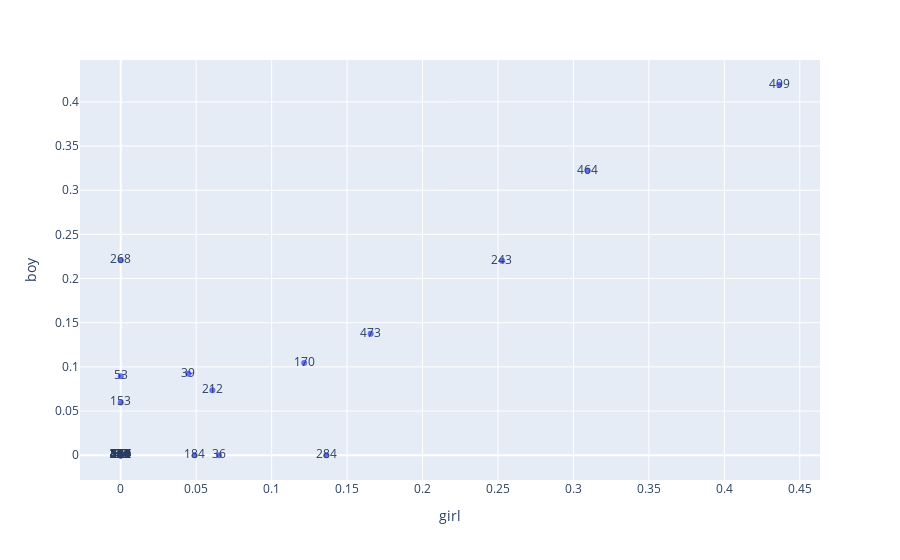
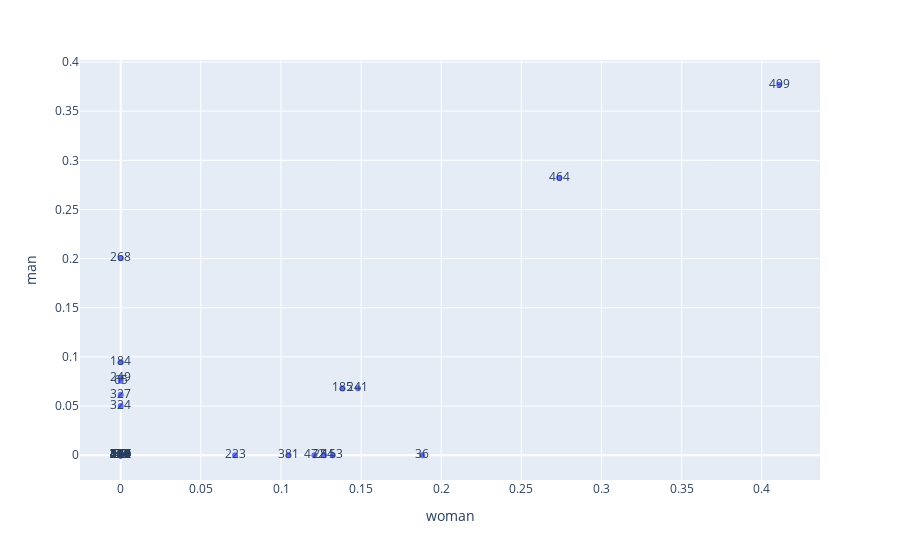
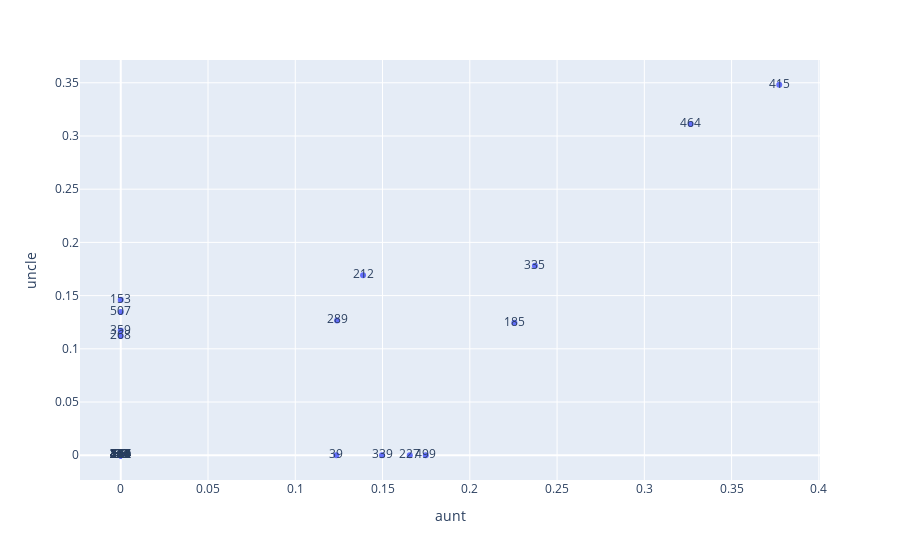

Notebook cell for these charts, in order:
### Code cell
fig = px.scatter(wide_df, x=" girl", y=" boy", hover_name=wide_df.index, text=wide_df.index)
fig.show()

fig = px.scatter(wide_df, x=" woman", y=" man", hover_name=wide_df.index, text=wide_df.index)
fig.show()

fig = px.scatter(wide_df, x=" aunt", y=" uncle", hover_name=wide_df.index, text=wide_df.index)
fig.show()

### Figure 1 — Plotly figure (JSON) as saved in the notebook; plotly's stock layout.template omitted (floating-point values rounded to 4 significant figures)
{"data": [{"hovertemplate": "<b>%{hovertext}</b><br><br> girl=%{x}<br> boy=%{y}<br>Index=%{text}<extra></extra>", "hovertext": [5, 30, 36, 39, 53, 58, 65, 82, 105, 130, 134, 153, 166, 170, 171, 184, 185, 188, 189, 212, 220, 222, 223, 227, 241, 243, 249, 268, 277, 284, 289, 296, 306, 317, 324, 327, 335, 339, 359, 381, 383, 402, 403, 415, 430, 442, 464, 472, 473, 482, 499, 507], "legendgroup": "", "marker": {"color": "#636efa", "symbol": "circle"}, "mode": "markers+text", "name": "", "orientation": "v", "showlegend": false, "text": [5, 30, 36, 39, 53, 58, 65, 82, 105, 130, 134, 153, 166, 170, 171, 184, 185, 188, 189, 212, 220, 222, 223, 227, 241, 243, 249, 268, 277, 284, 289, 296, 306, 317, 324, 327, 335, 339, 359, 381, 383, 402, 403, 415, 430, 442, 464, 472, 473, 482, 499, 507], "type": "scatter", "x": [0, 0, 0.06506, 0.04484, 0, 0, 0, 0, 0, 0, 0, 0, 0, 0.1216, 0, 0.04896, 0, 0, 0, 0.06068, 0, 0, 0, 0, 0, 0.2526, 0, 0, 0, 0.1362, 0, 0, 0, 0, 0, 0, 0, 0, 0, 0, 0, 0, 0, 0, 0, 0, 0.3094, 0, 0.1656, 0, 0.4364, 0], "xaxis": "x", "y": [0, 0, 0, 0.09224, 0.08941, 0, 0, 0, 0, 0, 0, 0.05978, 0, 0.1043, 0, 0, 0, 0, 0, 0.07347, 0, 0, 0, 0, 0, 0.2201, 0, 0.2207, 0, 0, 0, 0, 0, 0, 0, 0, 0, 0, 0, 0, 0, 0, 0, 0, 0, 0, 0.3222, 0, 0.1376, 0, 0.4194, 0], "yaxis": "y"}], "layout": {"legend": {"tracegroupgap": 0}, "margin": {"t": 60}, "xaxis": {"anchor": "y", "domain": [0, 1], "title": {"text": " girl"}}, "yaxis": {"anchor": "x", "domain": [0, 1], "title": {"text": " boy"}}}}

### Figure 2 — Plotly figure (JSON) as saved in the notebook; plotly's stock layout.template omitted (floating-point values rounded to 4 significant figures)
{"data": [{"hovertemplate": "<b>%{hovertext}</b><br><br> woman=%{x}<br> man=%{y}<br>Index=%{text}<extra></extra>", "hovertext": [5, 30, 36, 39, 53, 58, 65, 82, 105, 130, 134, 153, 166, 170, 171, 184, 185, 188, 189, 212, 220, 222, 223, 227, 241, 243, 249, 268, 277, 284, 289, 296, 306, 317, 324, 327, 335, 339, 359, 381, 383, 402, 403, 415, 430, 442, 464, 472, 473, 482, 499, 507], "legendgroup": "", "marker": {"color": "#636efa", "symbol": "circle"}, "mode": "markers+text", "name": "", "orientation": "v", "showlegend": false, "text": [5, 30, 36, 39, 53, 58, 65, 82, 105, 130, 134, 153, 166, 170, 171, 184, 185, 188, 189, 212, 220, 222, 223, 227, 241, 243, 249, 268, 277, 284, 289, 296, 306, 317, 324, 327, 335, 339, 359, 381, 383, 402, 403, 415, 430, 442, 464, 472, 473, 482, 499, 507], "type": "scatter", "x": [0, 0, 0.1881, 0, 0, 0, 0, 0, 0, 0, 0, 0.1323, 0, 0, 0, 0, 0.1383, 0, 0, 0, 0, 0, 0.07132, 0, 0.148, 0, 0, 0, 0, 0.1268, 0, 0, 0, 0, 0, 0, 0, 0, 0, 0.1046, 0, 0, 0, 0, 0, 0, 0.2736, 0.1208, 0, 0, 0.4109, 0], "xaxis": "x", "y": [0, 0, 0, 0, 0, 0, 0.07579, 0, 0, 0, 0, 0, 0, 0, 0, 0.09457, 0.06796, 0, 0, 0, 0, 0, 0, 0, 0.06822, 0, 0.07871, 0.2004, 0, 0, 0, 0, 0, 0, 0.05017, 0.06152, 0, 0, 0, 0, 0, 0, 0, 0, 0, 0, 0.2819, 0, 0, 0, 0.3768, 0], "yaxis": "y"}], "layout": {"legend": {"tracegroupgap": 0}, "margin": {"t": 60}, "xaxis": {"anchor": "y", "domain": [0, 1], "title": {"text": " woman"}}, "yaxis": {"anchor": "x", "domain": [0, 1], "title": {"text": " man"}}}}

### Figure 3 — Plotly figure (JSON) as saved in the notebook; plotly's stock layout.template omitted (floating-point values rounded to 4 significant figures)
{"data": [{"hovertemplate": "<b>%{hovertext}</b><br><br> aunt=%{x}<br> uncle=%{y}<br>Index=%{text}<extra></extra>", "hovertext": [5, 30, 36, 39, 53, 58, 65, 82, 105, 130, 134, 153, 166, 170, 171, 184, 185, 188, 189, 212, 220, 222, 223, 227, 241, 243, 249, 268, 277, 284, 289, 296, 306, 317, 324, 327, 335, 339, 359, 381, 383, 402, 403, 415, 430, 442, 464, 472, 473, 482, 499, 507], "legendgroup": "", "marker": {"color": "#636efa", "symbol": "circle"}, "mode": "markers+text", "name": "", "orientation": "v", "showlegend": false, "text": [5, 30, 36, 39, 53, 58, 65, 82, 105, 130, 134, 153, 166, 170, 171, 184, 185, 188, 189, 212, 220, 222, 223, 227, 241, 243, 249, 268, 277, 284, 289, 296, 306, 317, 324, 327, 335, 339, 359, 381, 383, 402, 403, 415, 430, 442, 464, 472, 473, 482, 499, 507], "type": "scatter", "x": [0, 0, 0, 0.1235, 0, 0, 0, 0, 0, 0, 0, 0, 0, 0, 0, 0, 0.2255, 0, 0, 0.1388, 0, 0, 0, 0.1656, 0, 0, 0, 0, 0, 0, 0.124, 0, 0, 0, 0, 0, 0.2373, 0.1497, 0, 0, 0, 0, 0, 0.3773, 0, 0, 0.3265, 0, 0, 0, 0.1748, 0], "xaxis": "x", "y": [0, 0, 0, 0, 0, 0, 0, 0, 0, 0, 0, 0.1462, 0, 0, 0, 0, 0.1245, 0, 0, 0.1691, 0, 0, 0, 0, 0, 0, 0, 0.112, 0, 0, 0.1267, 0, 0, 0, 0, 0, 0.1781, 0, 0.1172, 0, 0, 0, 0, 0.3481, 0, 0, 0.3112, 0, 0, 0, 0, 0.1347], "yaxis": "y"}], "layout": {"legend": {"tracegroupgap": 0}, "margin": {"t": 60}, "xaxis": {"anchor": "y", "domain": [0, 1], "title": {"text": " aunt"}}, "yaxis": {"anchor": "x", "domain": [0, 1], "title": {"text": " uncle"}}}}
